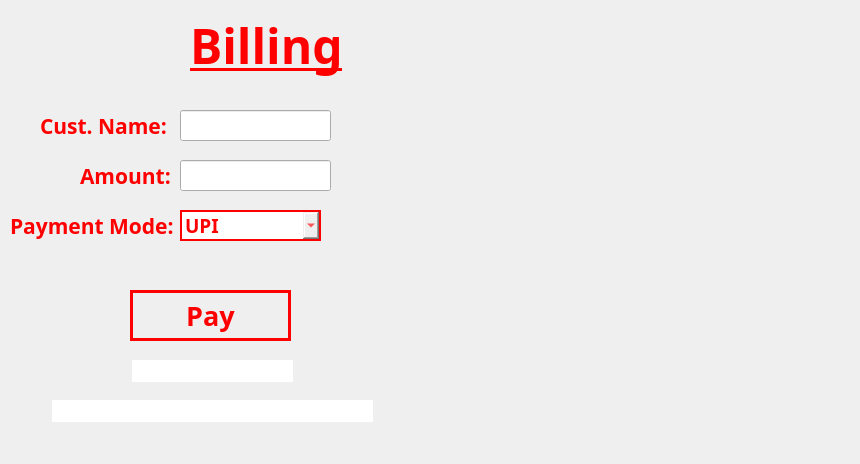
<?xml version="1.0" encoding="UTF-8"?>
<ui version="4.0">
 <class>billing</class>
 <widget class="QDialog" name="billing">
  <property name="geometry">
   <rect>
    <x>0</x>
    <y>0</y>
    <width>860</width>
    <height>464</height>
   </rect>
  </property>
  <property name="minimumSize">
   <size>
    <width>860</width>
    <height>0</height>
   </size>
  </property>
  <property name="maximumSize">
   <size>
    <width>860</width>
    <height>16777215</height>
   </size>
  </property>
  <property name="windowTitle">
   <string>Dialog</string>
  </property>
  <widget class="QLabel" name="label">
   <property name="geometry">
    <rect>
     <x>-10</x>
     <y>-20</y>
     <width>881</width>
     <height>501</height>
    </rect>
   </property>
   <property name="minimumSize">
    <size>
     <width>881</width>
     <height>0</height>
    </size>
   </property>
   <property name="maximumSize">
    <size>
     <width>881</width>
     <height>16777215</height>
    </size>
   </property>
   <property name="text">
    <string/>
   </property>
   <property name="pixmap">
    <pixmap>Resources/biiling_bg.png</pixmap>
   </property>
  </widget>
  <widget class="QLabel" name="label_2">
   <property name="geometry">
    <rect>
     <x>190</x>
     <y>10</y>
     <width>181</width>
     <height>71</height>
    </rect>
   </property>
   <property name="font">
    <font>
     <family>Rockwell Condensed</family>
     <pointsize>36</pointsize>
     <weight>75</weight>
     <bold>true</bold>
     <underline>true</underline>
    </font>
   </property>
   <property name="styleSheet">
    <string notr="true">color: qlineargradient(spread:pad, x1:0, y1:0, x2:1, y2:1, stop:1 rgba(255, 0, 0, 255));</string>
   </property>
   <property name="text">
    <string>Billing</string>
   </property>
  </widget>
  <widget class="QLabel" name="label_3">
   <property name="geometry">
    <rect>
     <x>40</x>
     <y>110</y>
     <width>141</width>
     <height>31</height>
    </rect>
   </property>
   <property name="font">
    <font>
     <family>Rockwell Condensed</family>
     <pointsize>16</pointsize>
     <weight>75</weight>
     <bold>true</bold>
    </font>
   </property>
   <property name="styleSheet">
    <string notr="true">color: qlineargradient(spread:pad, x1:0, y1:0, x2:1, y2:1, stop:1 rgba(255, 0, 0, 255));</string>
   </property>
   <property name="text">
    <string>Cust. Name:</string>
   </property>
  </widget>
  <widget class="QLabel" name="label_4">
   <property name="geometry">
    <rect>
     <x>80</x>
     <y>160</y>
     <width>101</width>
     <height>31</height>
    </rect>
   </property>
   <property name="font">
    <font>
     <family>Rockwell Condensed</family>
     <pointsize>16</pointsize>
     <weight>75</weight>
     <bold>true</bold>
    </font>
   </property>
   <property name="styleSheet">
    <string notr="true">color: qlineargradient(spread:pad, x1:0, y1:0, x2:1, y2:1, stop:1 rgba(255, 0, 0, 255));</string>
   </property>
   <property name="text">
    <string>Amount:</string>
   </property>
  </widget>
  <widget class="QLabel" name="label_5">
   <property name="geometry">
    <rect>
     <x>10</x>
     <y>210</y>
     <width>181</width>
     <height>31</height>
    </rect>
   </property>
   <property name="font">
    <font>
     <family>Rockwell Condensed</family>
     <pointsize>16</pointsize>
     <weight>75</weight>
     <bold>true</bold>
    </font>
   </property>
   <property name="styleSheet">
    <string notr="true">color: qlineargradient(spread:pad, x1:0, y1:0, x2:1, y2:1, stop:1 rgba(255, 0, 0, 255));</string>
   </property>
   <property name="text">
    <string>Payment Mode:</string>
   </property>
  </widget>
  <widget class="QLineEdit" name="bil_name">
   <property name="geometry">
    <rect>
     <x>180</x>
     <y>110</y>
     <width>151</width>
     <height>31</height>
    </rect>
   </property>
  </widget>
  <widget class="QLineEdit" name="bil_amount">
   <property name="geometry">
    <rect>
     <x>180</x>
     <y>160</y>
     <width>151</width>
     <height>31</height>
    </rect>
   </property>
  </widget>
  <widget class="QComboBox" name="bil_mode">
   <property name="geometry">
    <rect>
     <x>180</x>
     <y>210</y>
     <width>141</width>
     <height>31</height>
    </rect>
   </property>
   <property name="font">
    <font>
     <family>Rockwell Condensed</family>
     <pointsize>14</pointsize>
     <weight>75</weight>
     <bold>true</bold>
    </font>
   </property>
   <property name="styleSheet">
    <string notr="true">color: qlineargradient(spread:pad, x1:0, y1:0, x2:1, y2:1, stop:1 rgba(255, 0, 0, 255));
color: rgb(255, 0, 0);
border:2px solid red;</string>
   </property>
   <item>
    <property name="text">
     <string>UPI</string>
    </property>
   </item>
   <item>
    <property name="text">
     <string>Cash</string>
    </property>
   </item>
   <item>
    <property name="text">
     <string>Card</string>
    </property>
   </item>
  </widget>
  <widget class="QPushButton" name="bil_pay">
   <property name="geometry">
    <rect>
     <x>130</x>
     <y>290</y>
     <width>161</width>
     <height>51</height>
    </rect>
   </property>
   <property name="font">
    <font>
     <family>Rockwell Condensed</family>
     <pointsize>20</pointsize>
     <weight>75</weight>
     <bold>true</bold>
    </font>
   </property>
   <property name="cursor">
    <cursorShape>PointingHandCursor</cursorShape>
   </property>
   <property name="styleSheet">
    <string notr="true">color: qlineargradient(spread:pad, x1:0, y1:0, x2:1, y2:1, stop:1 rgba(255, 0, 0, 255));
border:3px solid red;</string>
   </property>
   <property name="text">
    <string>Pay</string>
   </property>
  </widget>
  <widget class="QLineEdit" name="bil_action1">
   <property name="geometry">
    <rect>
     <x>132</x>
     <y>360</y>
     <width>161</width>
     <height>22</height>
    </rect>
   </property>
   <property name="font">
    <font>
     <family>Rockwell Condensed</family>
     <pointsize>11</pointsize>
     <weight>75</weight>
     <bold>true</bold>
    </font>
   </property>
   <property name="styleSheet">
    <string notr="true">color: rgb(255, 0, 0);
border:1px;</string>
   </property>
   <property name="readOnly">
    <bool>true</bool>
   </property>
  </widget>
  <widget class="QLineEdit" name="bil_action2">
   <property name="geometry">
    <rect>
     <x>52</x>
     <y>400</y>
     <width>321</width>
     <height>22</height>
    </rect>
   </property>
   <property name="font">
    <font>
     <family>Rockwell Condensed</family>
     <pointsize>11</pointsize>
     <weight>75</weight>
     <bold>true</bold>
    </font>
   </property>
   <property name="styleSheet">
    <string notr="true">color: rgb(255, 0, 0);
border:1px;</string>
   </property>
   <property name="readOnly">
    <bool>true</bool>
   </property>
  </widget>
 </widget>
 <resources/>
 <connections/>
</ui>
